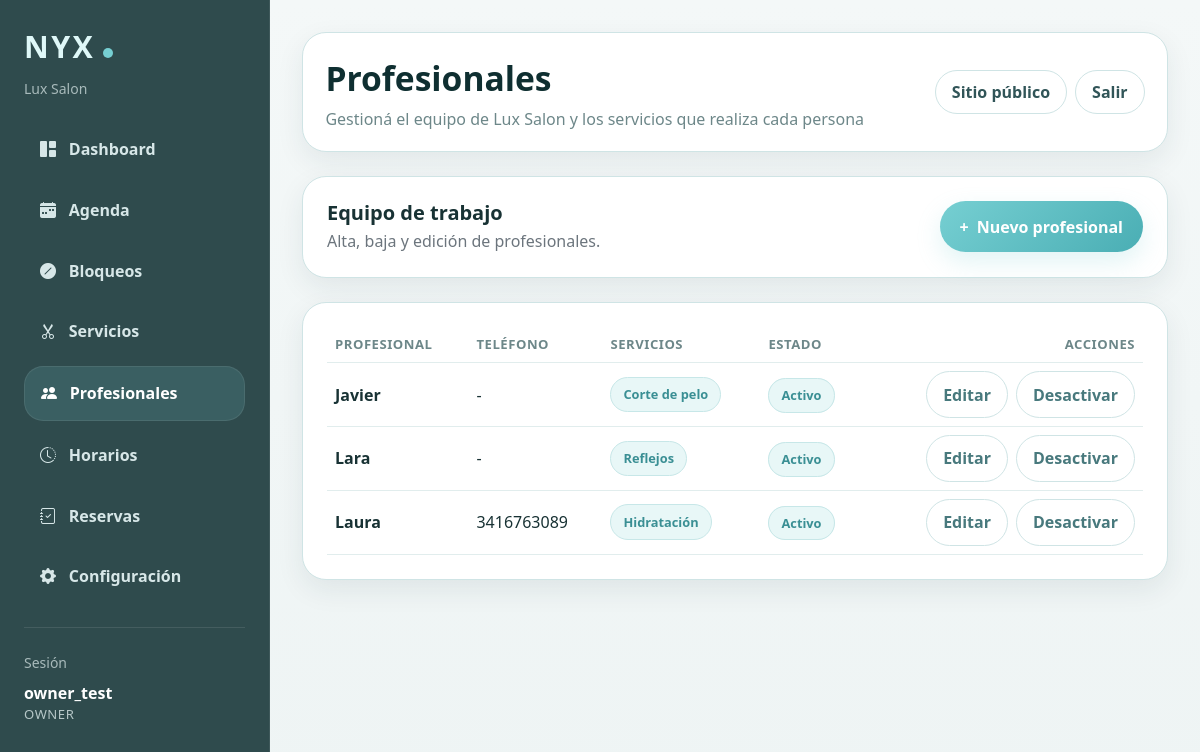
Page /panel/profesionales/ (signed in) on the committed database.
### reservas/models.py (models this page shows, shortened)
class Salon(models.Model):
    PAYMENT_METHOD_CHOICES = [
        ('transfer', 'Transferencia'),
        ('integrated', 'Pago integrado'),
        ('both', 'Transferencia y pago integrado'),
    ]
    name = models.CharField('Nombre', max_length=120)
    email = models.EmailField('Email', blank=True)
    phone = models.CharField('Teléfono', max_length=30, blank=True)
    address = models.CharField('Dirección', max_length=200, blank=True)
    is_active = models.BooleanField('Activo', default=True)
    created_at = models.DateTimeField(auto_now_add=True)
    deposit_enabled = models.BooleanField('Requerir seña', default=False)
    deposit_percentage = models.PositiveIntegerField('Porcentaje de seña', default=0)
    allow_full_payment = models.BooleanField('Permitir pago total', default=False)
    full_payment_required = models.BooleanField('Requerir pago total', default=False)
    payment_method = models.CharField(
        'Método de pago',
        max_length=20,
        choices=PAYMENT_METHOD_CHOICES,
        default='transfer'
    )
    payment_instructions = models.TextField('Instrucciones de pago', blank=True)
    allow_client_cancellation = models.BooleanField(
        'Permitir cancelación online por cliente',
        default=True
    )
    cancellation_limit_hours = models.PositiveIntegerField(
        'Horas límite para cancelar online',
        default=24
    )
    allow_client_reschedule = models.BooleanField(
        'Permitir modificación online por cliente',
        default=False
    )
    reschedule_limit_hours = models.PositiveIntegerField(
        'Horas límite para modificar online',
        default=24
    )
    class Meta:
        verbose_name = 'Peluquería'
        verbose_name_plural = 'Peluquerías'
        ordering = ['name']

class SalonMembership(models.Model):
    ROLE_CHOICES = [
        ('owner', 'Dueña/o'),
        ('staff', 'Staff'),
    ]
    user = models.ForeignKey(
        User,
        on_delete=models.CASCADE,
        related_name='salon_memberships'
    )
    salon = models.ForeignKey(
        Salon,
        on_delete=models.CASCADE,
        related_name='memberships'
    )
    role = models.CharField(
        max_length=20,
        choices=ROLE_CHOICES,
        default='staff'
    )
    is_active = models.BooleanField(default=True)
    created_at = models.DateTimeField(auto_now_add=True)
    class Meta:
        verbose_name = 'Membresía de peluquería'
        verbose_name_plural = 'Membresías de peluquería'
        unique_together = ('user', 'salon')

class Employee(models.Model):
    user = models.OneToOneField(
        User,
        on_delete=models.SET_NULL,
        null=True,
        blank=True,
        related_name='employee_profile',
        verbose_name='Usuario'
    )
    name = models.CharField(max_length=100)
    phone = models.CharField(max_length=30, blank=True)
    is_active = models.BooleanField(default=True)
    services = models.ManyToManyField(Service, blank=True, related_name='employees')
    salon = models.ForeignKey(
        Salon,
        on_delete=models.CASCADE,
        related_name='employees',
        verbose_name='Peluquería',
    )

class Service(models.Model):
    name = models.CharField(max_length=100)
    price = models.DecimalField(max_digits=10, decimal_places=2)
    duration_minutes = models.PositiveIntegerField()
    description = models.TextField(blank=True)
    is_active = models.BooleanField(default=True)
    salon = models.ForeignKey(
        Salon,
        on_delete=models.CASCADE,
        related_name='services',
        verbose_name='Peluquería',
    )

### reservas/panel_views.py (the view)
# urls.py: path('panel/profesionales/', panel_views.panel_employees, name='panel_employees'),
@login_required
def panel_employees(request):
    if request.user.is_superuser:
        return redirect('/admin/')
    salon = get_user_salon(request.user)
    if not salon or not is_owner_user(request.user):
        raise PermissionDenied("Solo la dueña puede gestionar profesionales.")
    employees = Employee.objects.filter(salon=salon).prefetch_related('services').order_by('name')
    context = {
        'panel_role': 'owner',
        'salon': salon,
        'employees': employees,
    }
    return render(request, 'reservas/panel/employees.html', context)

### reservas/panel_views.py (called while the page is built)
def get_user_membership(user):
    if not user.is_authenticated or user.is_superuser:
        return None
    return user.salon_memberships.filter(is_active=True).select_related('salon').first()

def get_user_salon(user):
    membership = get_user_membership(user)
    return membership.salon if membership else None

def is_owner_user(user):
    membership = get_user_membership(user)
    return bool(membership and membership.role == 'owner')

### reservas/templates/reservas/panel/employees.html (shortened to what this page needs)
{% extends "reservas/panel/base_panel.html" %}
{% block panel_title %}Profesionales{% endblock %}
{% block panel_subtitle %}Gestioná el equipo de {{ salon.name }} y los servicios que realiza cada persona{% endblock %}
{% block panel_content %}
<div class="nyx-card p-4 mb-4">
  <div class="d-flex justify-content-between align-items-center flex-wrap gap-3">
    <div>
      <h5 class="fw-bold mb-1">Equipo de trabajo</h5>
      <div class="text-secondary">Alta, baja y edición de profesionales.</div>
    </div>
    <div class="ms-auto">
      <a href="{% url 'panel_employee_create' %}" class="nyx-primary-btn">
        <span>+</span>
        <span>Nuevo profesional</span>
      </a>
    </div>
  </div>
</div>
<div class="nyx-card p-4">
  {% if employees %}
    <div class="table-responsive">
      <table class="table nyx-table align-middle">
        <thead>
          <tr>
            <th>Profesional</th>
            <th>Teléfono</th>
            <th>Servicios</th>
            <th>Estado</th>
            <th class="text-end">Acciones</th>
          </tr>
        </thead>
        <tbody>
          {% for employee in employees %}
            <tr>
              <td class="fw-semibold">{{ employee.name }}</td>
              <td>{{ employee.phone|default:"-" }}</td>
              <td>
                <div class="d-flex flex-wrap gap-2">
                  {% for service in employee.services.all %}
                    <span class="nyx-badge">{{ service.name }}</span>
                  {% empty %}
                    <span class="text-secondary small">Sin servicios asignados</span>
                  {% endfor %}
                </div>
              </td>
              <td>
                {% if employee.is_active %}
                  <span class="nyx-badge">Activo</span>
                {% else %}
                  <span class="nyx-badge" style="background:#fff3f3;color:#b54747;border-color:#f1caca;">Inactivo</span>
                {% endif %}
              </td>
              <td class="text-end">
                <div class="d-flex justify-content-end gap-2 flex-wrap">
                  <a href="{% url 'panel_employee_edit' employee.id %}" class="nyx-filter-btn">Editar</a>
                  <a href="{% url 'panel_employee_toggle_active' employee.id %}" class="nyx-filter-btn">
                    {% if employee.is_active %}Desactivar{% else %}Activar{% endif %}
                  </a>
                </div>
              </td>
            </tr>
          {% endfor %}
        </tbody>
      </table>
    </div>
  {% else %}
    <div class="nyx-empty">
      Todavía no hay profesionales cargados.
    </div>
  {% endif %}
</div>
{% endblock %}

### reservas/templates/reservas/panel/base_panel.html (shortened to what this page needs)
{% load static %}
<!DOCTYPE html>
<html lang="es">
<head>
  <link href="https://cdn.jsdelivr.net/npm/bootstrap@5.3.3/dist/css/bootstrap.min.css" rel="stylesheet">
  <link rel="stylesheet" href="https://cdn.jsdelivr.net/npm/bootstrap-icons@1.11.3/font/bootstrap-icons.min.css">
</head>
<body>
  <div class="container-fluid px-0">
    <div class="row g-0">
      <div class="col-lg-auto">
        <aside class="nyx-sidebar p-3 p-lg-4">
          <div class="mb-4">
            <div class="nyx-brand">NYX<span class="nyx-logo-dot"></span></div>
            <div class="small nyx-session-label mt-2">{{ salon.name }}</div>
          </div>
          <nav class="d-flex flex-column gap-2">
            <a href="{% url 'panel_dashboard' %}" class="nyx-nav-link {% if request.resolver_match.url_name == 'panel_dashboard' %}active{% endif %}">
              <i class="bi bi-grid-1x2-fill"></i>
              <span>Dashboard</span>
            </a>
            <a href="{% url 'panel_agenda' %}?quick=today" class="nyx-nav-link {% if request.resolver_match.url_name == 'panel_agenda' %}active{% endif %}">
              <i class="bi bi-calendar-week-fill"></i>
              <span>Agenda</span>
            </a>
            <a href="{% url 'panel_bloqueos' %}" class="nyx-nav-link {% if request.resolver_match.url_name == 'panel_bloqueos' %}active{% endif %}">
              <i class="bi bi-slash-circle-fill"></i>
              <span>Bloqueos</span>
            </a>
            {% if panel_role == 'owner' %}
              <a href="{% url 'panel_services' %}" class="nyx-nav-link ">
                <i class="bi bi-scissors"></i>
                <span>Servicios</span>
              </a>
              <a href="{% url 'panel_employees' %}" class="nyx-nav-link {% if request.resolver_match.url_name == 'panel_employees' or request.resolver_match.url_name == 'panel_employee_create' or request.resolver_match.url_name == 'panel_employee_edit' %}active{% endif %}">
                <i class="bi bi-people-fill"></i>
                <span>Profesionales</span>
              </a>
              <a href="{% url 'panel_business_hours' %}" class="nyx-nav-link ">
                <i class="bi bi-clock-history"></i>
                <span>Horarios</span>
              </a>
              <a href="{% url 'panel_bookings' %}" class="nyx-nav-link {% if request.resolver_match.url_name == 'panel_bookings' or request.resolver_match.url_name == 'panel_booking_detail' %}active{% endif %}">
                <i class="bi bi-journal-check"></i>
                <span>Reservas</span>
              </a>
              <a href="{% url 'panel_settings' %}" class="nyx-nav-link {% if request.resolver_match.url_name == 'panel_settings' %}active{% endif %}">
                <i class="bi bi-gear-fill"></i>
                <span>Configuración</span>
              </a>
            {% endif %}
          </nav>
          <div class="mt-4 pt-4 border-top border-light border-opacity-10">
            <div class="small nyx-session-label mb-2">Sesión</div>
            <div class="nyx-session-user">{{ request.user.username }}</div>
            <div class="nyx-session-role">{{ panel_role }}</div>
          </div>
        </aside>
      </div>
      <div class="col">
        <main class="nyx-main">
          <div class="nyx-topbar d-flex justify-content-between align-items-center flex-wrap gap-3">
            <div>
              <div class="nyx-panel-title">{% block panel_title %}Panel{% endblock %}</div>
              <p class="nyx-panel-subtitle">{% block panel_subtitle %}Gestión interna NYX{% endblock %}</p>
            </div>
            <div class="d-flex align-items-center gap-2">
              <a href="/" class="nyx-outline-light">Sitio público</a>
              <a href="{% url 'panel_logout' %}" class="nyx-outline-light">Salir</a>
            </div>
          </div>
          {% block panel_content %}{% endblock %}
        </main>
      </div>
    </div>
  </div>
</body>
</html>

### reservas/templates/reservas/panel/base_panel.html (style rules this page uses)
:root { --nyx-bg: #eef4f4; --nyx-surface: #ffffff; --nyx-surface-soft: #f8fbfb; --nyx-border: #cfe4e5; --nyx-primary: #76cfd2; --nyx-primary-strong: #4aaeb4; --nyx-primary-dark: #2f4b4d; --nyx-text: #183234; --nyx-muted: #6d8789; --nyx-shadow: 0 10px 28px rgba(31, 55, 58, .08); --nyx-radius: 1.5rem; }
body { background: linear-gradient(180deg, #f4f8f8 0%, #eef4f4 100%); color: var(--nyx-text); min-height: 100vh; font-family: system-ui, -apple-system, BlinkMacSystemFont, "Segoe UI", sans-serif; }
.nyx-primary-btn { display: inline-flex; align-items: center; justify-content: center; gap: .5rem; border: none; border-radius: 999px; padding: .85rem 1.25rem; background: linear-gradient(135deg, var(--nyx-primary), var(--nyx-primary-strong)); color: #fff !important; font-weight: 800; text-decoration: none !important; transition: .2s ease; box-shadow: 0 10px 24px rgba(118, 207, 210, .22); }
.nyx-sidebar { width: 270px; min-height: 100vh; background: #2f4b4d; border-right: 1px solid rgba(255,255,255,.08); position: sticky; top: 0; color: #eaf6f6; }
.nyx-brand { font-size: 1.9rem; font-weight: 800; letter-spacing: .08em; color: #dff8f8; }
.nyx-logo-dot { display:inline-block; width:10px; height:10px; border-radius:50%; background: var(--nyx-primary); margin-left: 8px; }
.nyx-nav-link { display:flex; align-items:center; gap:.8rem; padding:.9rem 1rem; border-radius: 1.2rem; color: #d7e7e8; text-decoration:none; transition:.2s ease; font-weight: 700; }
.nyx-nav-link:hover, .nyx-nav-link.active { color: #ffffff; background: rgba(118, 207, 210, .16); border: 1px solid rgba(255,255,255,.08); }
.nyx-main { padding: 2rem; }
.nyx-topbar { background: var(--nyx-surface); border: 1px solid var(--nyx-border); border-radius: var(--nyx-radius); padding: 1.25rem 1.4rem; box-shadow: var(--nyx-shadow); margin-bottom: 1.5rem; }
.nyx-card { background: var(--nyx-surface); border: 1px solid var(--nyx-border); border-radius: var(--nyx-radius); box-shadow: var(--nyx-shadow); }
.nyx-panel-title { font-size: 2.1rem; font-weight: 800; margin-bottom: .2rem; color: #0f2f31; }
.nyx-panel-subtitle { color: var(--nyx-muted); margin-bottom: 0; }
.nyx-table { --bs-table-bg: transparent; --bs-table-color: var(--nyx-text); --bs-table-border-color: #e1eded; margin-bottom: 0; }
.nyx-table thead th { color: var(--nyx-muted); font-size: .82rem; text-transform: uppercase; letter-spacing: .04em; border-bottom-color: #e1eded; }
.nyx-badge { background: #e8f7f7; color: #3a8f94; border: 1px solid #c7e7e8; border-radius: 999px; padding: .45rem .75rem; font-size: .8rem; font-weight: 700; }
.nyx-filter-btn { border-radius: 999px; padding: .65rem 1rem; border: 1px solid var(--nyx-border); color: #48797d; background: #fff; text-decoration: none; font-weight: 700; transition: .2s ease; }
.nyx-session-label { color: rgba(234, 246, 246, .65); }
.nyx-session-user { color: #ffffff; font-weight: 700; }
.nyx-session-role { color: rgba(234, 246, 246, .72); text-transform: uppercase; font-size: .82rem; letter-spacing: .04em; }
.nyx-outline-light { border-radius: 999px; padding: .55rem 1rem; border: 1px solid var(--nyx-border); background: #fff; color: #315558; text-decoration: none; font-weight: 700; transition: .2s ease; }

### rows in the picture
Salon: name "Lux Salon"
SalonMembership: role "OWNER"
Employee: name "Javier", phone "-", is_active "Activo"
Service: name "Corte de pelo"
Employee: name "Lara", phone "-", is_active "Activo"
Service: name "Reflejos"
Employee: name "Laura", phone "3416763089", is_active "Activo"
Service: name "Hidratación"

### other values in the picture
{{ request.user.username }} "owner_test"
